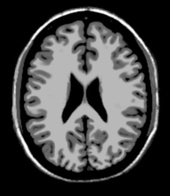
%> input picture dai-cs215/assignments/2/T1.jpg, 170 x 196 px, shrunk from 460 x 532 before the run
$ octave q6.m   (GNU Octave 9; MATLAB toolbox functions it lacks are replaced by stand-ins)
%> lines starting %> are read from the running program, lines starting %| are printed output that depends on the picture; in (x1, y1, x2, y2) boxes, pixels count from 0 and x2, y2 are one past the last pixel; in counts of white or black regions, pixels touching at a corner belong together; the program's own positions count from 1

I1 = imread('T1.jpg');
%> I1 is the input picture: size 196x170 uint8; min 0, max 255, mean 68.4

[rows, cols] = size(I1);
%> rows = 196; cols = 170

pixels = rows*cols;
%> pixels = 33320

r = zeros(21,1);
qmi = zeros(21,1);


for i = -10:1:10
    I2 = imread('T2.jpg');
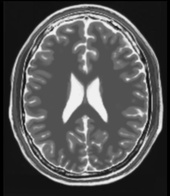
%> input picture dai-cs215/assignments/2/T2.jpg, 170 x 196 px, shrunk from 460 x 532 before the run
%> I2 is the input picture: size 196x170 uint8; min 0, max 245, mean 82.7

    I2 = circshift(I2, i, 2);
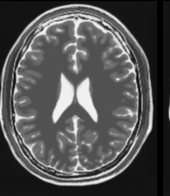
%> I2: size 196x170 uint8; min 0, max 245, mean 82.7; mean of the top-left, top-right, bottom-left and bottom-right quarters 96.4, 71, 93.1, 70.4

    if i < 0
        I2(:, size(I2,2)+i+1:size(I2,2)) = 0;
%> I2: size 196x170 uint8; 4.18% of pixels changed, all inside (x1, y1, x2, y2) = (160, 0, 170, 196)
    end

    if i > 0
        I2(:, 1:i) = 0;
    end

    imshow(I2)


    coeff = corrcoef(double(I1(:)),double(I2(:)));
%> coeff = [1 0.344; 0.344 1]

    r(i+11) = coeff(1,2);

    p = zeros(26,1);
    p2 = zeros(26,1);
    joint = zeros(26,26);

    for j = 1:rows
        for k = 1:cols
            x = double(I1(j,k));
            x2 = double(I2(j,k));
            x = floor(x/10) + 1;
            x2 = floor(x2/10) + 1;

            joint(x, x2) = joint(x,x2) + 1;
        end
    end

    p2 = sum(joint);
%> p2 = 26 values, max 7261 at index 9, min 0 at index 26, mean 1281.5

    p = sum(joint, 2);
%> p = 26 values, max 16139 at index 1, min 59 at index 23, mean 1281.5
    p = p';


    p = p ./ pixels;
%> p = 26 values, max 0.484 at index 1, min 0.00177 at index 23, mean 0.0385
    p2 = p2 ./ pixels;
%> p2 = 26 values, max 0.218 at index 9, min 0 at index 26, mean 0.0385
    joint = joint ./ sum(joint(:));

    for j = 1:26
        for k = 1:26
            qmi(i+11) = qmi(i+11) + (joint(j,k) - p(j)*p2(k))^2;
        end
    end
%> after the loop, qmi = 21 values, max 0.0165 at index 1, min 0 at index 2, mean 0.000785


end

plot(-10:1:10, r.')
title('Correlation Coefficient vs t_x')
xlabel('t_x')
ylabel('Correlation ')
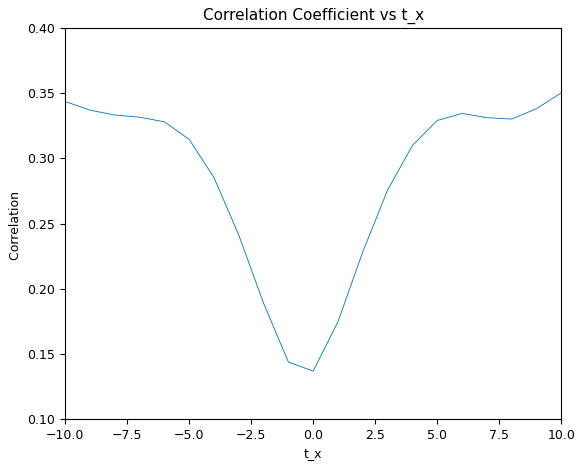
%> figure redrawn from the program's plot data; curve peaks at x = 10, y = 0.35
saveas(gcf,'CorrelationCoeff.png')

plot(-10:1:10, qmi.')
title('Quadratic Mean Information(QMI) vs t_x')
xlabel('t_x')
ylabel('Quadratic Mean Infromation (QMI)')
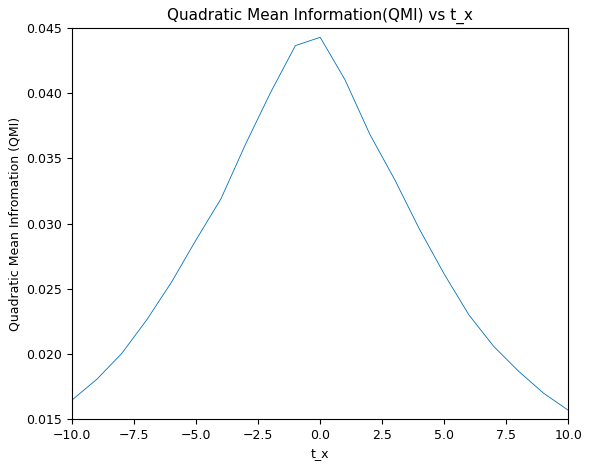
%> figure redrawn from the program's plot data; curve peaks at x = 0, y = 0.0443
saveas(gcf,'QMI.png')
